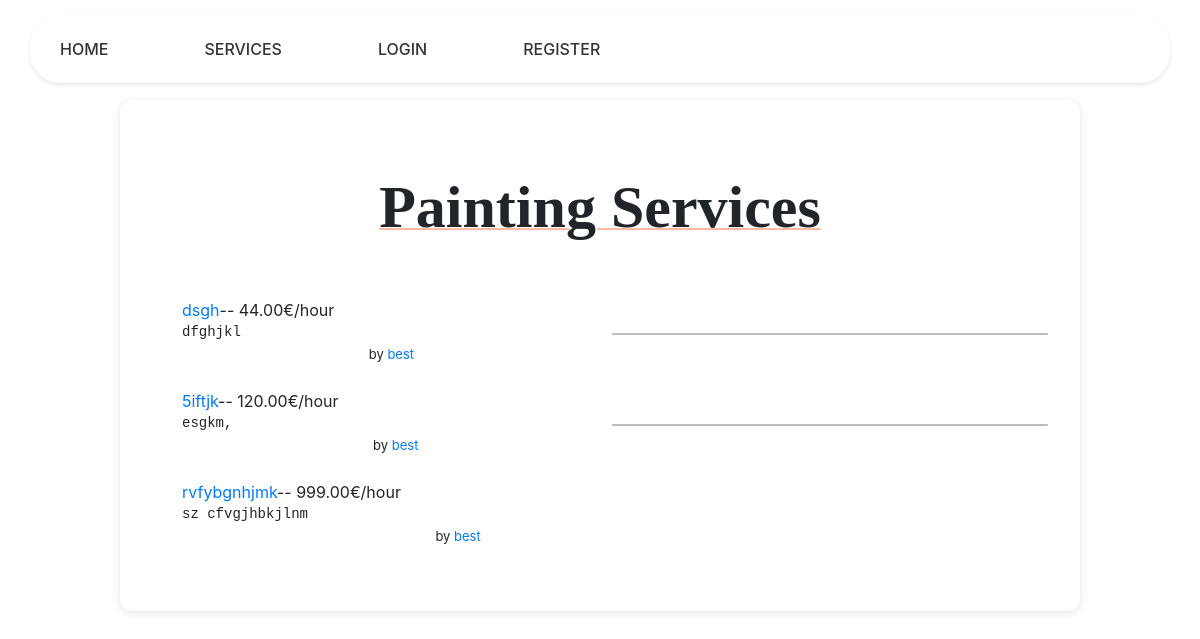
The page /services/Painting/ on the database its author committed.
### services/models.py (models this page shows, shortened)
class Service(models.Model):
    company = models.ForeignKey(Company, on_delete=models.CASCADE)
    name = models.CharField(max_length=40)
    description = models.TextField()
    price_hour = models.DecimalField(decimal_places=2, max_digits=100)
    rating = models.IntegerField(validators=[MinValueValidator(
        0), MaxValueValidator(5)], default=0)
    choices = (
        ('Air Conditioner', 'Air Conditioner'),
        ('Carpentry', 'Carpentry'),
        ('Electricity', 'Electricity'),
        ('Gardening', 'Gardening'),
        ('Home Machines', 'Home Machines'),
        ('House Keeping', 'House Keeping'),
        ('Interior Design', 'Interior Design'),
        ('Locks', 'Locks'),
        ('Painting', 'Painting'),
        ('Plumbing', 'Plumbing'),
        ('Water Heaters', 'Water Heaters'),
    )
    field = models.CharField(max_length=30, blank=False,
                             null=False, choices=choices)
    date = models.DateTimeField(auto_now=True, null=False)

### users/models.py (models this page shows, shortened)
class Company(models.Model):
    user = models.OneToOneField(
        User, on_delete=models.CASCADE, primary_key=True)
    field = models.CharField(max_length=70, choices=(('Air Conditioner', 'Air Conditioner'),
                                                     ('All in One', 'All in One'),
                                                     ('Carpentry', 'Carpentry'),
                                                     ('Electricity',
                                                      'Electricity'),
                                                     ('Gardening', 'Gardening'),
                                                     ('Home Machines',
                                                      'Home Machines'),
                                                     ('House Keeping',
                                                      'House Keeping'),
                                                     ('Interior Design',
                                                      'Interior Design'),
                                                     ('Locks', 'Locks'),
                                                     ('Painting', 'Painting'),
                                                     ('Plumbing', 'Plumbing'),
                                                     ('Water Heaters', 'Water Heaters')), blank=False, null=False)
    rating = models.IntegerField(
        validators=[MaxValueValidator(5), MinValueValidator(0)], default=0)

class User(AbstractUser):
    is_company = models.BooleanField(default=False)
    is_customer = models.BooleanField(default=False)
    email = models.EmailField(unique=True)
    USERNAME_FIELD = 'email'
    REQUIRED_FIELDS = ['username']
    def __str__(self):
        return self.username

### services/views.py (the view)
# urls.py: path('<slug:field>/', views.service_field, name='services_field'),
def service_field(request, field):
    field = field.replace('-', ' ').title()
    services = Service.objects.filter(
        field=field)
    return render(request, 'services/field.html', {'services': services, 'field': field})

### services/templates/services/field.html (shortened to what this page needs)
{% extends 'main/base.html' %}
{% block content %}
    {% if services.all|length != 0 %}
        <p class="title">{{field}} Services</p>
        <ul class='services_list'>
            {% for service in services.all %}
                <div style="display: ruby;">
                    <div class='service_list_info'>
                        <li><a href="/services/{{service.id}}">{{ service.name }}</a>-- {{ service.price_hour }}€/hour</li>
                        <pre>{{ service.description }}</pre>
                    </div>
                    <p style="display:block; margin: 0; float: right;font-size: small; margin-right: 30px;">by <a href="/company/{{service.company.user}}">{{service.company.user}}</a></p>
                </div>
                {% if forloop.counter != services.all|length %}
                    <div class="line"></div>
                {% endif %}
            {% endfor %}
        </ul>
    {% else %}
        <h2>Sorry. No {{field}} services available</h2>
    {% endif %}
{% endblock %}

### static/css/style.css (style rules this page uses)
body { background: #f5f5f5; font-family: 'Inter', sans-serif; color: #333; line-height: 1.6; padding: 0; margin: 0; }
a { color: #ee5e4b; text-decoration: none; }
.content p { text-align: center; margin: 30px 0px; white-space: pre-line; }
.title { text-align: center; font-family: 'Times New Roman', Times, serif; font-size: 60px; font-weight: bold; text-decoration: 2px underline; text-decoration-color: rgba(255, 68, 0, 0.37); }
.services_list { display: grid; grid-template-columns: repeat(auto-fill, minmax(300px, 1fr)); gap: 1.5rem; padding: 1rem 0; }
pre { display: none; }
.service_list_info { padding: 0 30px; }
.service_list_info li { list-style-type: none; }
.line { width: 100%; margin: 0 auto; height: 2px; background-color: #00000044; border-radius: 20px; margin-bottom: 10px; margin-top: 35px; }

### rows shown on the page
Service: name "dsgh", price_hour "44.00", description "dfghjkl", company.user "best"
Service: name "5iftjk", price_hour "120.00", description "esgkm,", company.user "best"
Service: name "rvfybgnhjmk", price_hour "999.00", description "sz cfvgjhbkjlnm", company.user "best"

### other values the page prints
{{ field }} "Painting"
